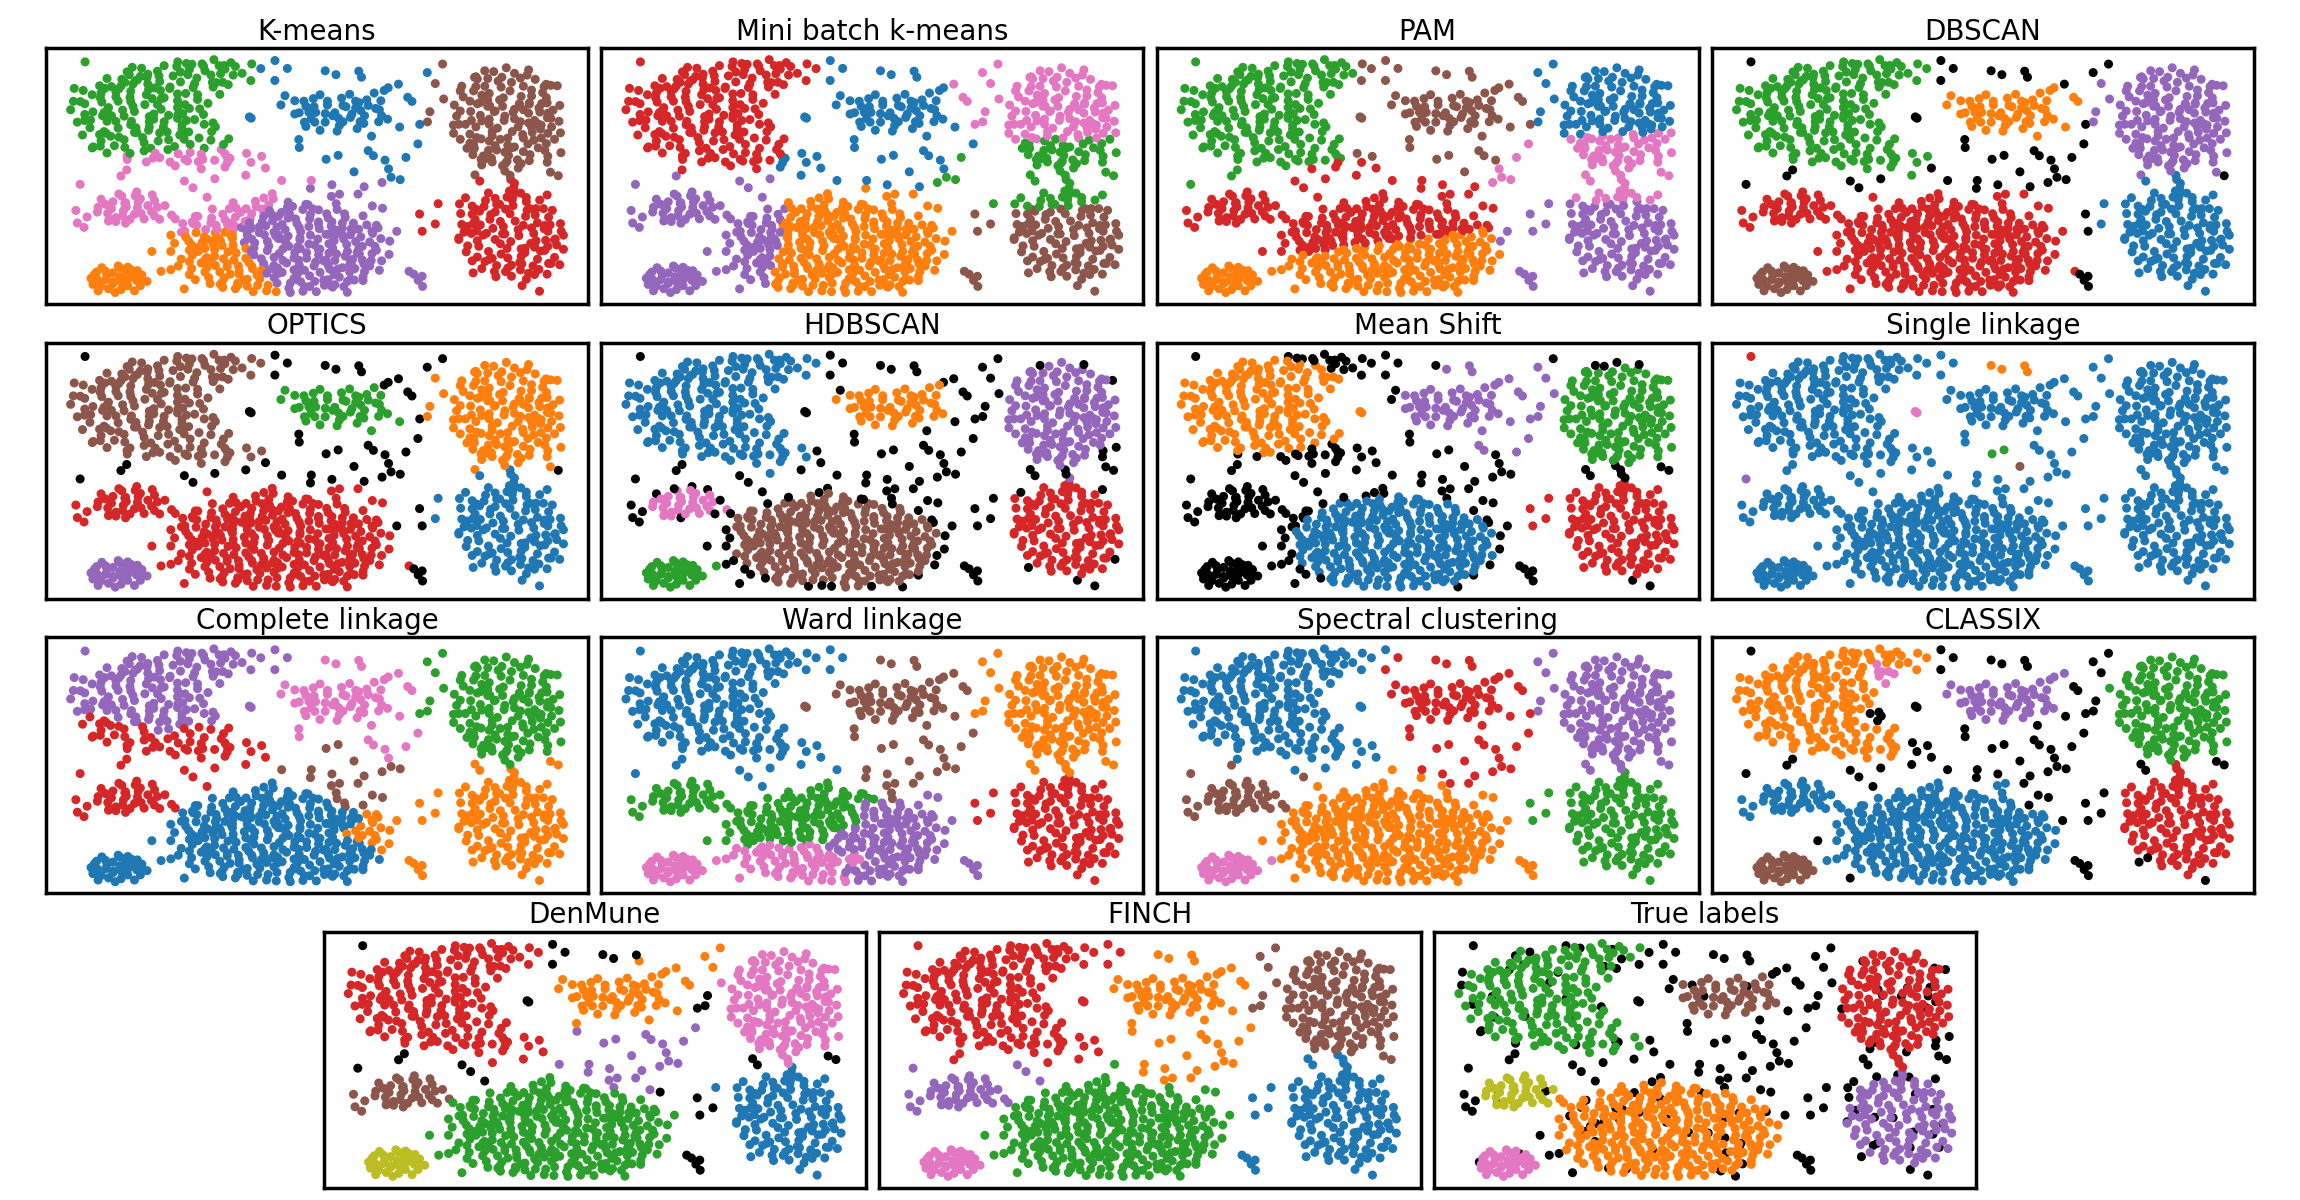

Python code for this plot:
import numpy as np
from sklearn.cluster import AgglomerativeClustering, DBSCAN, HDBSCAN, KMeans, MiniBatchKMeans, MeanShift, OPTICS, SpectralClustering, estimate_bandwidth
from denmune import DenMune
from classix import CLASSIX
from sklearn_extra.cluster import KMedoids
from finch import FINCH
from sklearn.preprocessing import StandardScaler
import matplotlib.pyplot as plt
import matplotlib.gridspec as gridspec
from itertools import cycle, islice
import clustbench

# Set seed
np.random.seed(0)

# Function to fix labeling of denmune clustering so it yields indices of labels in standard range starting from -1
def fix_denmune_labels(labels):
    transformed_labels=[]
    seen_labels={}
    counter=0
    for value in labels:
        if value < 0:
            transformed_labels.append(-1)
        elif str(value) in seen_labels:
            transformed_labels.append(seen_labels[str(value)])
        elif str(value) not in seen_labels:
            seen_labels[str(value)]=counter
            transformed_labels.append(seen_labels[str(value)])
            counter+=1
    return transformed_labels

# Define 100 distinct colours for labels
colours_distinct=['#1f77b4', '#ff7f0e', '#2ca02c', '#d62728', '#9467bd', '#8c564b', 
                  '#e377c2', '#bcbd22', '#17becf', '#aec7e8', '#ffbb78', '#98df8a', 
                  '#ff9896', '#c5b0d5', '#c49c94', '#f7b6d2', '#c7c7c7', '#dbdb8d', 
                  '#9edae5', '#8c6d31', '#393b79', '#ad494a', '#3182bd', '#8d8ac9', 
                  '#e6c260', '#4bf2f9', '#e70e18', '#0739e1', '#2e92d9', '#941d9b', 
                  '#41b273', '#e716b7', '#dd73de', '#064fd5', '#873514', '#bb8c6d', 
                  '#2eaf47', '#5655f1', '#d01de6', '#6e47b1', '#903e36', '#a4968d', 
                  '#2230c1', '#3c3fd8', '#4635be', '#08388e', '#f359b0', '#a680d1', 
                  '#01b4f4', '#0ed77b', '#a24016', '#871754', '#7fcfe8', '#ff0868', 
                  '#7ff978', '#e75c0f', '#25a8f6', '#a802d0', '#28c108', '#30af20', 
                  '#786615', '#5aa448', '#470d04', '#4d7ee4', '#39991d', '#395406', 
                  '#18f706', '#27b094', '#831ef5', '#add0e3', '#2e3c84', '#5fc713', 
                  '#d7dafc', '#635c7b', '#5a1fd1', '#396f43', '#b57590', '#26a0c0', 
                  '#1c3356', '#f28373', '#20ee6a', '#3689cc', '#2752d1', '#234f64', 
                  '#8f2564', '#2765bc', '#ff0109', '#481993', '#ec8b01', '#7d83ad', 
                  '#98f4f2', '#8f9af4', '#7af4c4', '#dfe28b', '#d5e2b6', '#a41009', 
                  '#7dd27d', '#27ef48', '#409347', '#fb6124']

# Load data
aggregation=clustbench.load_dataset('sipu', 'aggregation')
aggregation_labels=aggregation.labels[0]
aggregation=aggregation.data

# Standardise data and add noise
scaled_aggregation=StandardScaler().fit_transform(aggregation)

noise=np.column_stack((np.random.uniform(min(scaled_aggregation[:,0]),max(scaled_aggregation[:,0]),200), np.random.uniform(min(scaled_aggregation[:,1]),max(scaled_aggregation[:,1]),200))) # Noise

scaled_aggregation=np.vstack((noise, scaled_aggregation))

aggregation_labels=np.append([-1]*200, aggregation_labels)

# Define parameters

n_clusters=7
min_samples=13
min_cluster_size=3
min_samples_hdbscan=10
eps=0.22
n_neighbors=10
denmune_neigh=8
classix_radius=0.09
classix_minpts=6
bandwidth = estimate_bandwidth(scaled_aggregation, quantile=0.122)


# Fit models
kmeans=KMeans(n_clusters=n_clusters, init='k-means++', n_init=10).fit(scaled_aggregation)
minibatch_kmeans=MiniBatchKMeans(n_clusters=n_clusters, init='k-means++', n_init=10).fit(scaled_aggregation)
pam=KMedoids(n_clusters=n_clusters, init='k-medoids++').fit(scaled_aggregation)
dbscan=DBSCAN(min_samples=min_samples, eps=eps).fit(scaled_aggregation)
optics=OPTICS(min_samples=min_samples, metric='euclidean', cluster_method='dbscan', eps=eps).fit(scaled_aggregation)
hdbscan=HDBSCAN(min_samples=min_samples_hdbscan, min_cluster_size=min_cluster_size).fit(scaled_aggregation)
mean_shift=MeanShift(bandwidth=bandwidth, cluster_all=False).fit(scaled_aggregation)
single=AgglomerativeClustering(n_clusters=n_clusters, linkage='single').fit(scaled_aggregation)
complete=AgglomerativeClustering(n_clusters=n_clusters, linkage='complete').fit(scaled_aggregation)
ward=AgglomerativeClustering(n_clusters=n_clusters, linkage='ward').fit(scaled_aggregation)
spectral=SpectralClustering(n_clusters=n_clusters, affinity='nearest_neighbors', n_neighbors=n_neighbors, assign_labels='kmeans').fit(scaled_aggregation)
classix=CLASSIX(sorting='pca', group_merging='density', radius=classix_radius, minPts=classix_minpts, post_alloc=False, verbose=0).fit(scaled_aggregation)
denmune, _=DenMune(train_data=scaled_aggregation, k_nearest=denmune_neigh).fit_predict(show_plots=False, show_analyzer=False)
c, num_clust, req_c=FINCH(data=scaled_aggregation, req_clust=n_clusters, distance='euclidean', verbose=False)
denmune_labels=fix_denmune_labels(denmune['train'])

# Plot results
plt.figure(figsize=(23, 12))
G = gridspec.GridSpec(4, 8)
plt.subplots_adjust(left=0.02, right=0.98, bottom=0.01, top=0.96, wspace=0.05, hspace=0.15)
plt.rcParams.update({
    "text.usetex": True
})
ax1 = plt.subplot(G[0, 0:2])
ax2 = plt.subplot(G[0, 2:4])
ax3 = plt.subplot(G[0, 4:6])
ax4 = plt.subplot(G[0, 6:8])
ax5 = plt.subplot(G[1, 0:2])
ax6 = plt.subplot(G[1, 2:4])
ax7 = plt.subplot(G[1, 4:6])
ax8 = plt.subplot(G[1, 6:8])
ax9 = plt.subplot(G[2, 0:2])
ax10 = plt.subplot(G[2, 2:4])
ax11 = plt.subplot(G[2, 4:6])
ax12 = plt.subplot(G[2, 6:8])
ax13 = plt.subplot(G[3, 1:3])
ax14 = plt.subplot(G[3, 3:5])
ax15 = plt.subplot(G[3, 5:7])

# kmeans plot
colors = np.array(list(islice(cycle(colours_distinct), len(np.unique(kmeans.labels_)))))
colors = np.append(colors, ["#000000"])
ax1.scatter(scaled_aggregation[:, 0], scaled_aggregation[:, 1], color=colors[kmeans.labels_], s=20)
ax1.set_title(r'$k$-means', size=20)
ax1.set_xticks(())
ax1.set_yticks(())

# mini batch kmeans plot
colors = np.array(list(islice(cycle(colours_distinct), len(np.unique(minibatch_kmeans.labels_)))))
colors = np.append(colors, ["#000000"])
ax2.scatter(scaled_aggregation[:, 0], scaled_aggregation[:, 1], color=colors[minibatch_kmeans.labels_], s=20)
ax2.set_title(r'Mini batch $k$-means', size=20)
ax2.set_xticks(())
ax2.set_yticks(())

# pam plot
colors = np.array(list(islice(cycle(colours_distinct), len(np.unique(pam.labels_)))))
colors = np.append(colors, ["#000000"])
ax3.scatter(scaled_aggregation[:, 0], scaled_aggregation[:, 1], color=colors[pam.labels_], s=20)
ax3.set_title("PAM", size=20)
ax3.set_xticks(())
ax3.set_yticks(())

# dbscan plot
colors = np.array(list(islice(cycle(colours_distinct), len(np.unique(dbscan.labels_)))))
colors = np.append(colors, ["#000000"])
ax4.scatter(scaled_aggregation[:, 0], scaled_aggregation[:, 1], color=colors[dbscan.labels_], s=20)
ax4.set_title("DBSCAN", size=20)
ax4.set_xticks(())
ax4.set_yticks(())

# optics plot
colors = np.array(list(islice(cycle(colours_distinct), len(np.unique(optics.labels_)))))
colors = np.append(colors, ["#000000"])
ax5.scatter(scaled_aggregation[:, 0], scaled_aggregation[:, 1], color=colors[optics.labels_], s=20)
ax5.set_title("OPTICS", size=20)
ax5.set_xticks(())
ax5.set_yticks(())

# hdbscan plot
colors = np.array(list(islice(cycle(colours_distinct), len(np.unique(hdbscan.labels_)))))
colors = np.append(colors, ["#000000"])
ax6.scatter(scaled_aggregation[:, 0], scaled_aggregation[:, 1], color=colors[hdbscan.labels_], s=20)
ax6.set_title("HDBSCAN", size=20)
ax6.set_xticks(())
ax6.set_yticks(())

# mean shift plot
colors = np.array(list(islice(cycle(colours_distinct), len(np.unique(mean_shift.labels_)))))
colors = np.append(colors, ["#000000"])
ax7.scatter(scaled_aggregation[:, 0], scaled_aggregation[:, 1], color=colors[mean_shift.labels_], s=20)
ax7.set_title("Mean Shift", size=20)
ax7.set_xticks(())
ax7.set_yticks(())

# single linkage plot
colors = np.array(list(islice(cycle(colours_distinct), len(np.unique(single.labels_)))))
colors = np.append(colors, ["#000000"])
ax8.scatter(scaled_aggregation[:, 0], scaled_aggregation[:, 1], color=colors[single.labels_], s=20)
ax8.set_title("Single linkage", size=20)
ax8.set_xticks(())
ax8.set_yticks(())

# complete linkage plot
colors = np.array(list(islice(cycle(colours_distinct), len(np.unique(complete.labels_)))))
colors = np.append(colors, ["#000000"])
ax9.scatter(scaled_aggregation[:, 0], scaled_aggregation[:, 1], color=colors[complete.labels_], s=20)
ax9.set_title("Complete linkage", size=20)
ax9.set_xticks(())
ax9.set_yticks(())

# ward linkage plot
colors = np.array(list(islice(cycle(colours_distinct), len(np.unique(ward.labels_)))))
colors = np.append(colors, ["#000000"])
ax10.scatter(scaled_aggregation[:, 0], scaled_aggregation[:, 1], color=colors[ward.labels_], s=20)
ax10.set_title("Ward linkage", size=20)
ax10.set_xticks(())
ax10.set_yticks(())

# spectral clustering plot
colors = np.array(list(islice(cycle(colours_distinct), len(np.unique(spectral.labels_)))))
colors = np.append(colors, ["#000000"])
ax11.scatter(scaled_aggregation[:, 0], scaled_aggregation[:, 1], color=colors[spectral.labels_], s=20)
ax11.set_title("Spectral clustering", size=20)
ax11.set_xticks(())
ax11.set_yticks(())

# classix clustering plot
colors = np.array(list(islice(cycle(colours_distinct), len(np.unique(classix.labels_)))))
colors = np.append(colors, ["#000000"])
ax12.scatter(scaled_aggregation[:, 0], scaled_aggregation[:, 1], color=colors[classix.labels_], s=20)
ax12.set_title("CLASSIX", size=20)
ax12.set_xticks(())
ax12.set_yticks(())

# denmune clustering plot
colors = np.array(list(islice(cycle(colours_distinct), len(np.unique(denmune_labels)))))
colors = np.append(colors, ["#000000"])
ax13.scatter(scaled_aggregation[:, 0], scaled_aggregation[:, 1], color=colors[denmune_labels], s=20)
ax13.set_title("DenMune", size=20)
ax13.set_xticks(())
ax13.set_yticks(())

# finch clustering plot
colors = np.array(list(islice(cycle(colours_distinct), len(np.unique(req_c)))))
colors = np.append(colors, ["#000000"])
ax14.scatter(scaled_aggregation[:, 0], scaled_aggregation[:, 1], color=colors[req_c], s=20)
ax14.set_title("FINCH", size=20)
ax14.set_xticks(())
ax14.set_yticks(())

# true labels plot
colors = np.array(list(islice(cycle(colours_distinct), len(np.unique(aggregation_labels)))))
colors = np.append(colors, ["#000000"])
ax15.scatter(scaled_aggregation[:, 0], scaled_aggregation[:, 1], color=colors[aggregation_labels], s=20)
ax15.set_title("True labels", size=20)
ax15.set_xticks(())
ax15.set_yticks(())


plt.savefig("aggregation.pdf")